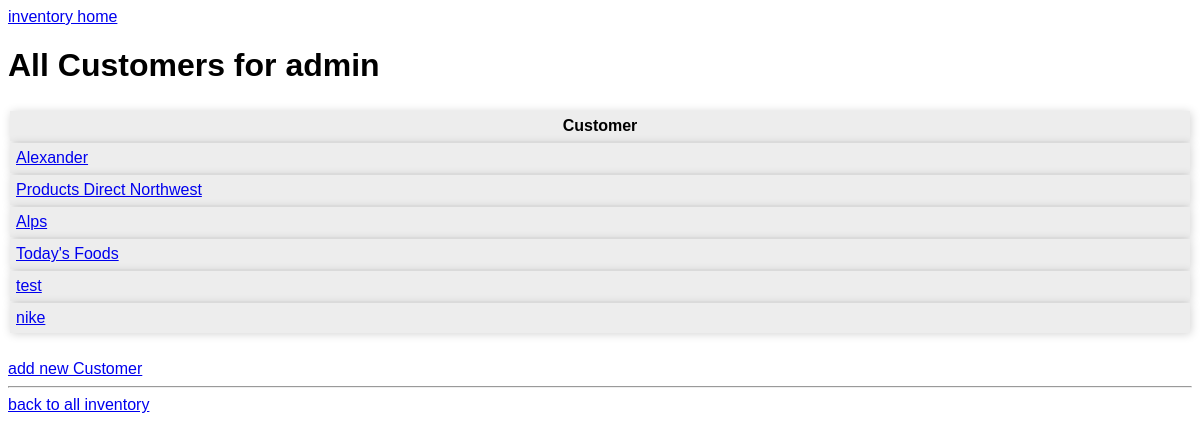
Screenshot of /customers/all/ (signed in) with the database file from the repository.
### inventory/models.py (models this page shows, shortened)
class Customer(models.Model):
    name = models.CharField(max_length=50)
    label = models.SlugField(max_length=50, null=True, unique=True)
    user = models.ForeignKey(User, on_delete=models.PROTECT, null=True)

### inventory/views.py (the view)
# urls.py: path('customers/all/', CustomerList.as_view(), name='my_customers'),
class CustomerList(LoginRequiredMixin, UserPassesTestMixin, ListView):
    template_name = 'inventory/customers.html'
    def get_queryset(self):
        self.customer_list = Customer.objects.filter(user=self.request.user)
        return self.customer_list
    def test_func(self):
        if self.get_queryset().count() == 0:
            return True
        elif self.get_queryset().first().user == self.request.user:
            return True
        else:
            return False

### inventory/templates/inventory/customers.html
{% extends "inventory/base.html" %}
{% block content %}
    <h1>
        All Customers for {{ user.username }}
    </h1>
    <table>
        <tr>
            <th>Customer</th>
        </tr>
        {% for customer in object_list %}
        <tr>
            <td><a href="{% url 'inventory:customer_detail' customer.pk %}">{{ customer.name }}</a></td>
        </tr>
        {% endfor %}
    </table>
    <a href="{% url 'inventory:customer_create' %}">add new Customer</a>
    <br>
    <hr>
    <a href="{% url 'inventory:index' %}">back to all inventory</a>
{% endblock content %}

### inventory/templates/inventory/base.html (style rules this page uses)
body { font-family: sans-serif; }
table { width: 100%; border-width: 0px; border-color: white; margin: 25px 0; }
th, td { border: 1px solid transparent; background-color: #ededed; box-shadow: 1px 1px 10px rgb(0 0 0 / 18%); padding: 5px; }

### rows the page displays
Customer: name "Alexander"
Customer: name "Products Direct Northwest"
Customer: name "Alps"
Customer: name "Today's Foods"
Customer: name "test"
Customer: name "nike"

### other values shown
{{ user.username }} "admin"
